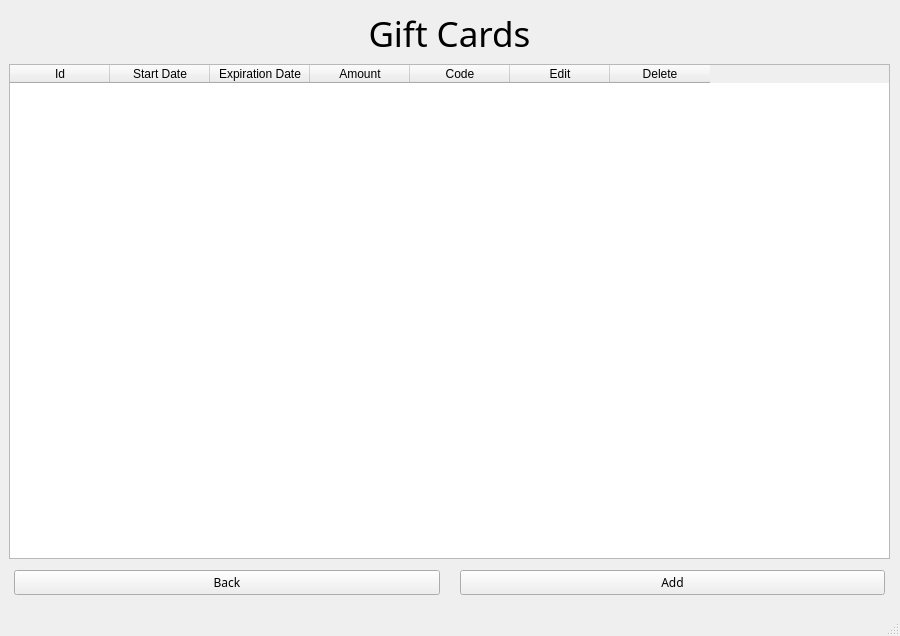
<?xml version="1.0" encoding="UTF-8"?>
<ui version="4.0">
 <class>MainWindow</class>
 <widget class="QMainWindow" name="MainWindow">
  <property name="geometry">
   <rect>
    <x>0</x>
    <y>0</y>
    <width>900</width>
    <height>636</height>
   </rect>
  </property>
  <property name="windowTitle">
   <string>MainWindow</string>
  </property>
  <widget class="QWidget" name="centralwidget">
   <widget class="QWidget" name="gridLayoutWidget">
    <property name="geometry">
     <rect>
      <x>9</x>
      <y>9</y>
      <width>881</width>
      <height>591</height>
     </rect>
    </property>
    <layout class="QGridLayout" name="gridLayout_2">
     <item row="0" column="0">
      <widget class="QLabel" name="lblTItle">
       <property name="sizePolicy">
        <sizepolicy hsizetype="Preferred" vsizetype="Maximum">
         <horstretch>0</horstretch>
         <verstretch>0</verstretch>
        </sizepolicy>
       </property>
       <property name="font">
        <font>
         <family>Arial Rounded MT Bold</family>
         <pointsize>26</pointsize>
        </font>
       </property>
       <property name="text">
        <string>Gift Cards</string>
       </property>
       <property name="alignment">
        <set>Qt::AlignCenter</set>
       </property>
      </widget>
     </item>
     <item row="1" column="0">
      <widget class="QTableWidget" name="tableGiftCards">
       <property name="sizePolicy">
        <sizepolicy hsizetype="Expanding" vsizetype="Expanding">
         <horstretch>0</horstretch>
         <verstretch>0</verstretch>
        </sizepolicy>
       </property>
       <column>
        <property name="text">
         <string>Id</string>
        </property>
       </column>
       <column>
        <property name="text">
         <string>Start Date</string>
        </property>
       </column>
       <column>
        <property name="text">
         <string>Expiration Date</string>
        </property>
       </column>
       <column>
        <property name="text">
         <string>Amount</string>
        </property>
       </column>
       <column>
        <property name="text">
         <string>Code</string>
        </property>
       </column>
       <column>
        <property name="text">
         <string>Edit</string>
        </property>
       </column>
       <column>
        <property name="text">
         <string>Delete</string>
        </property>
       </column>
      </widget>
     </item>
     <item row="2" column="0">
      <layout class="QHBoxLayout" name="btnHLayout">
       <property name="spacing">
        <number>20</number>
       </property>
       <property name="leftMargin">
        <number>5</number>
       </property>
       <property name="topMargin">
        <number>5</number>
       </property>
       <property name="rightMargin">
        <number>5</number>
       </property>
       <property name="bottomMargin">
        <number>5</number>
       </property>
       <item>
        <widget class="QPushButton" name="btnBack">
         <property name="font">
          <font>
           <family>Arial Rounded MT Bold</family>
           <pointsize>9</pointsize>
          </font>
         </property>
         <property name="text">
          <string>Back</string>
         </property>
        </widget>
       </item>
       <item>
        <widget class="QPushButton" name="btnAdd">
         <property name="font">
          <font>
           <family>Arial Rounded MT Bold</family>
           <pointsize>9</pointsize>
          </font>
         </property>
         <property name="text">
          <string>Add</string>
         </property>
        </widget>
       </item>
      </layout>
     </item>
    </layout>
   </widget>
  </widget>
  <widget class="QStatusBar" name="statusbar"/>
 </widget>
 <resources/>
 <connections/>
</ui>
